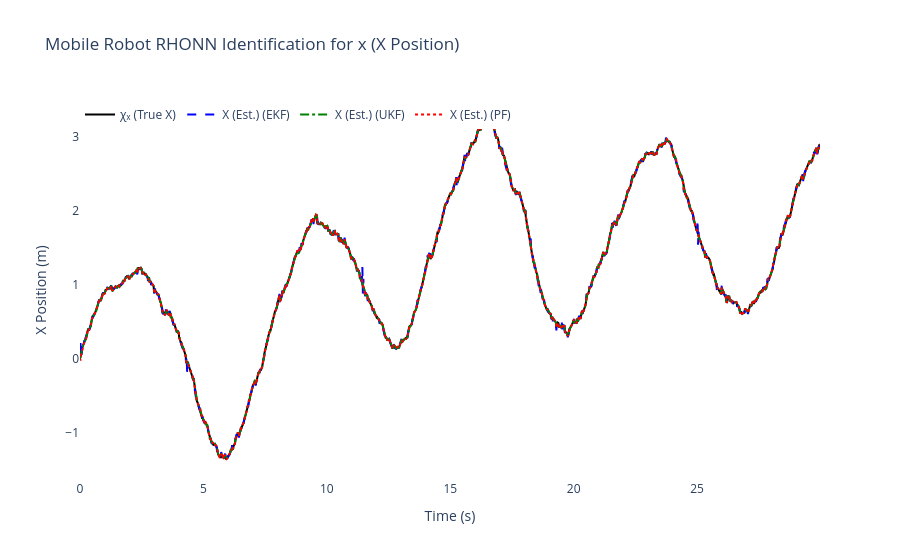
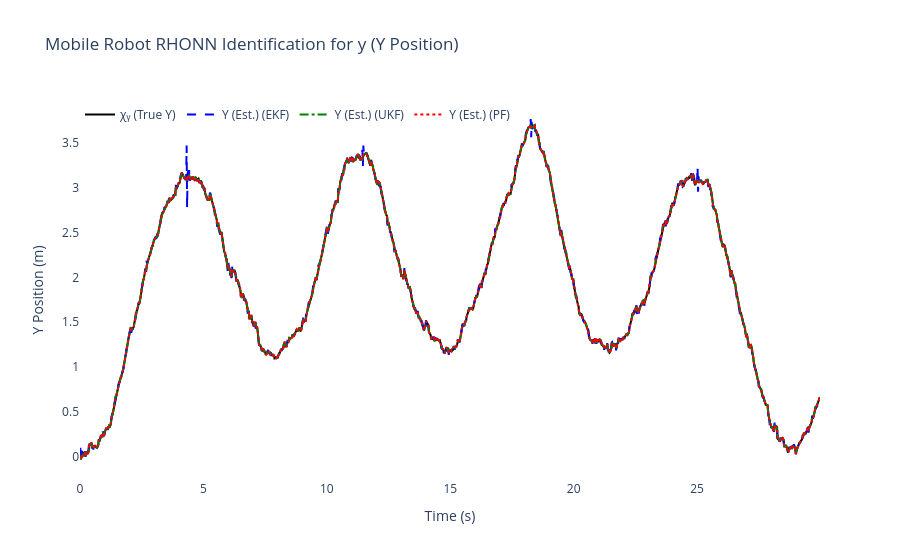
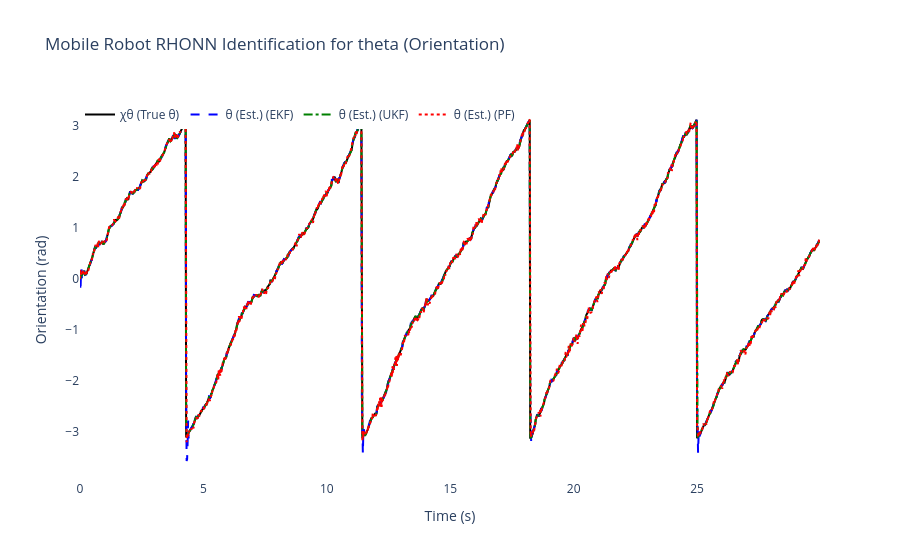
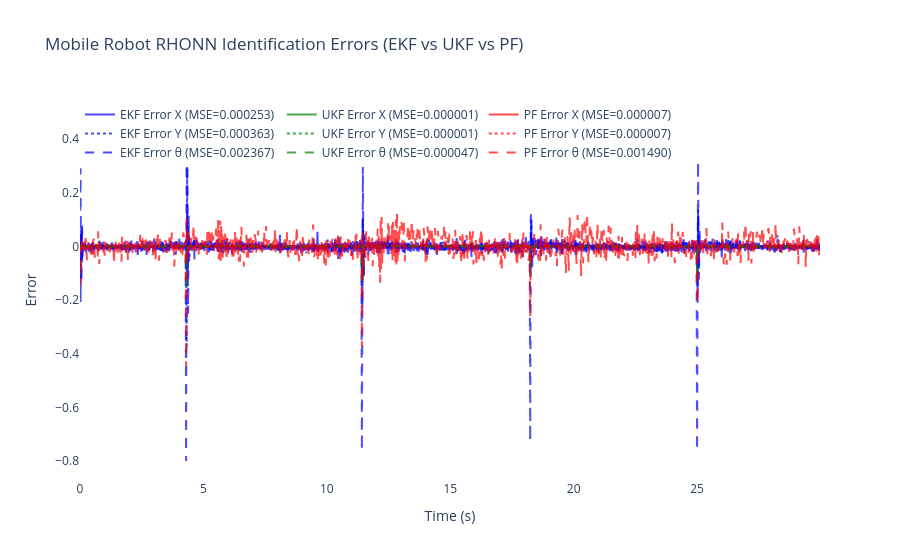

The notebook cell saved with these charts, in order:
### Code cell
# ============================================================
    # 6) Results & plots for Differential Drive Mobile Robot
# ============================================================
mse_x_ekf = np.mean((x_true[:, 0] - x_hat_ekf[:, 0])**2)     # x position
mse_y_ekf = np.mean((x_true[:, 1] - x_hat_ekf[:, 1])**2)     # y position  
mse_theta_ekf = np.mean((x_true[:, 2] - x_hat_ekf[:, 2])**2) # orientation

mse_x_ukf = np.mean((x_true[:, 0] - x_hat_ukf[:, 0])**2)     # x position
mse_y_ukf = np.mean((x_true[:, 1] - x_hat_ukf[:, 1])**2)     # y position
mse_theta_ukf = np.mean((x_true[:, 2] - x_hat_ukf[:, 2])**2) # orientation

mse_x_pf = np.mean((x_true[:, 0] - x_hat_pf[:, 0])**2)       # x position
mse_y_pf = np.mean((x_true[:, 1] - x_hat_pf[:, 1])**2)       # y position  
mse_theta_pf = np.mean((x_true[:, 2] - x_hat_pf[:, 2])**2)   # orientation

print(f"\nFinal EKF-RHONN Weights:")
for i in range(3):
    state_names = ['x', 'y', 'theta']
    print(f"  Neuron {i+1} ({state_names[i]}): {ekf_trainer.weights[i]}")

print(f"\nFinal UKF-RHONN Weights:")
for i in range(3):
    state_names = ['x', 'y', 'theta']
    print(f"  Neuron {i+1} ({state_names[i]}): {ukf_trainer.weights[i]}")

print(f"\nFinal PF-RHONN Weight Estimates:")
pf_estimates = pf_trainer.get_estimate()
for i in range(3):
    state_names = ['x', 'y', 'theta']
    print(f"  Neuron {i+1} ({state_names[i]}): {pf_estimates[i]}")

print("\n--- Performance Comparison (MSE) for Differential Drive Mobile Robot ---")
print(f"EKF MSE x position:     {mse_x_ekf:.6f}")
print(f"EKF MSE y position:     {mse_y_ekf:.6f}")
print(f"EKF MSE theta (orient): {mse_theta_ekf:.6f}")
print(f"UKF MSE x position:     {mse_x_ukf:.6f}")
print(f"UKF MSE y position:     {mse_y_ukf:.6f}")
print(f"UKF MSE theta (orient): {mse_theta_ukf:.6f}")
print(f"PF  MSE x position:     {mse_x_pf:.6f}")
print(f"PF  MSE y position:     {mse_y_pf:.6f}")
print(f"PF  MSE theta (orient): {mse_theta_pf:.6f}")

states_info = [
    {'idx': 0, 'var': 'x', 'desc': 'X Position', 'y_label': 'X Position (m)',
     'chi': 'χₓ (True X)', 'x': 'X (Est.)'},
    {'idx': 1, 'var': 'y', 'desc': 'Y Position', 'y_label': 'Y Position (m)',
     'chi': 'χᵧ (True Y)', 'x': 'Y (Est.)'},
    {'idx': 2, 'var': 'theta', 'desc': 'Orientation', 'y_label': 'Orientation (rad)',
     'chi': 'χθ (True θ)', 'x': 'θ (Est.)'}
]

for state_info in states_info:
    i = state_info['idx']
    trace_plant = go.Scatter(x=t_history, y=x_true[:, i], mode='lines',
                            name=state_info['chi'], line=dict(color='black', width=2))
    trace_ekf = go.Scatter(x=t_history, y=x_hat_ekf[:, i], mode='lines',
                        name=f"{state_info['x']} (EKF)", line=dict(dash='dash', color='blue'))
    trace_ukf = go.Scatter(x=t_history, y=x_hat_ukf[:, i], mode='lines',
                        name=f"{state_info['x']} (UKF)", line=dict(dash='dashdot', color='green'))
    trace_pf = go.Scatter(x=t_history, y=x_hat_pf[:, i], mode='lines',
                        name=f"{state_info['x']} (PF)", line=dict(dash='dot', color='red'))

    fig = go.Figure([trace_plant, trace_ekf, trace_ukf, trace_pf])
    fig.update_layout(
        title=f'Mobile Robot RHONN Identification for {state_info["var"]} ({state_info["desc"]})',
        xaxis_title='Time (s)',
        yaxis_title=state_info['y_label'],
        legend=dict(x=0, y=1, orientation='h'),
        font=dict(size=12),
        plot_bgcolor='white',
        paper_bgcolor='white'
    )
    fig.show()

# Errors for all three states
error_x_ekf = x_true[:, 0] - x_hat_ekf[:, 0]
error_y_ekf = x_true[:, 1] - x_hat_ekf[:, 1]
error_theta_ekf = x_true[:, 2] - x_hat_ekf[:, 2]

error_x_ukf = x_true[:, 0] - x_hat_ukf[:, 0]
error_y_ukf = x_true[:, 1] - x_hat_ukf[:, 1]
error_theta_ukf = x_true[:, 2] - x_hat_ukf[:, 2]

error_x_pf = x_true[:, 0] - x_hat_pf[:, 0]
error_y_pf = x_true[:, 1] - x_hat_pf[:, 1]
error_theta_pf = x_true[:, 2] - x_hat_pf[:, 2]

fig2 = go.Figure()
fig2.add_trace(go.Scatter(x=t_history, y=error_x_ekf, mode='lines',
                        name=f'EKF Error X (MSE={mse_x_ekf:.6f})', opacity=0.7, line=dict(color='blue')))
fig2.add_trace(go.Scatter(x=t_history, y=error_x_ukf, mode='lines',
                        name=f'UKF Error X (MSE={mse_x_ukf:.6f})', opacity=0.7, line=dict(color='green')))
fig2.add_trace(go.Scatter(x=t_history, y=error_x_pf, mode='lines',
                        name=f'PF Error X (MSE={mse_x_pf:.6f})', opacity=0.7, line=dict(color='red')))
fig2.add_trace(go.Scatter(x=t_history, y=error_y_ekf, mode='lines',
                        name=f'EKF Error Y (MSE={mse_y_ekf:.6f})', opacity=0.7, line=dict(color='blue', dash='dot')))
fig2.add_trace(go.Scatter(x=t_history, y=error_y_ukf, mode='lines',
                        name=f'UKF Error Y (MSE={mse_y_ukf:.6f})', opacity=0.7, line=dict(color='green', dash='dot')))
fig2.add_trace(go.Scatter(x=t_history, y=error_y_pf, mode='lines',
                        name=f'PF Error Y (MSE={mse_y_pf:.6f})', opacity=0.7, line=dict(color='red', dash='dot')))
fig2.add_trace(go.Scatter(x=t_history, y=error_theta_ekf, mode='lines',
                        name=f'EKF Error θ (MSE={mse_theta_ekf:.6f})', opacity=0.7, line=dict(color='blue', dash='dash')))
fig2.add_trace(go.Scatter(x=t_history, y=error_theta_ukf, mode='lines',
                        name=f'UKF Error θ (MSE={mse_theta_ukf:.6f})', opacity=0.7, line=dict(color='green', dash='dash')))
fig2.add_trace(go.Scatter(x=t_history, y=error_theta_pf, mode='lines',
                        name=f'PF Error θ (MSE={mse_theta_pf:.6f})', opacity=0.7, line=dict(color='red', dash='dash')))
fig2.update_layout(
    title='Mobile Robot RHONN Identification Errors (EKF vs UKF vs PF)',
    xaxis_title='Time (s)',
    yaxis_title='Error',
    legend=dict(x=0, y=1, orientation='h'),
    font=dict(size=12),
    plot_bgcolor='white',
    paper_bgcolor='white'
)
fig2.show()

# 2D Trajectory plot (X-Y plane for mobile robot)
fig_trajectory = go.Figure()
fig_trajectory.add_trace(go.Scatter(x=x_true[:, 0], y=x_true[:, 1], mode='lines',
                              name='True Robot Trajectory',
                              line=dict(color='black', width=3)))
fig_trajectory.add_trace(go.Scatter(x=x_hat_ekf[:, 0], y=x_hat_ekf[:, 1], mode='lines',
                              name='EKF Estimation',
                              line=dict(color='blue', width=2, dash='dash')))
fig_trajectory.add_trace(go.Scatter(x=x_hat_ukf[:, 0], y=x_hat_ukf[:, 1], mode='lines',
                              name='UKF Estimation',
                              line=dict(color='green', width=2, dash='dashdot')))
fig_trajectory.add_trace(go.Scatter(x=x_hat_pf[:, 0], y=x_hat_pf[:, 1], mode='lines',
                              name='PF Estimation',
                              line=dict(color='red', width=2, dash='dot')))
# Add start and end markers
fig_trajectory.add_trace(go.Scatter(x=[x_true[0, 0]], y=[x_true[0, 1]], mode='markers',
                              name='Start', marker=dict(color='green', size=10, symbol='star')))
fig_trajectory.add_trace(go.Scatter(x=[x_true[-1, 0]], y=[x_true[-1, 1]], mode='markers',
                              name='End', marker=dict(color='red', size=10, symbol='square')))
fig_trajectory.update_layout(
    title='Mobile Robot Trajectory - 2D Path Comparison (EKF vs UKF vs PF)',
    xaxis_title='X Position (m)',
    yaxis_title='Y Position (m)',
    font=dict(size=12),
    plot_bgcolor='white',
    paper_bgcolor='white',
    showlegend=True
)
fig_trajectory.show()

# Determine which filter has the lowest total MSE (sum of x, y, theta)
mse_total_ekf = mse_x_ekf + mse_y_ekf + mse_theta_ekf
mse_total_ukf = mse_x_ukf + mse_y_ukf + mse_theta_ukf
mse_total_pf = mse_x_pf + mse_y_pf + mse_theta_pf

mse_totals = {'EKF': mse_total_ekf, 'UKF': mse_total_ukf, 'PF': mse_total_pf}
best_filter = min(mse_totals, key=mse_totals.get)

print(f"\nBest overall performance: {best_filter} (lowest total MSE: {mse_totals[best_filter]:.6f})")

### Figure 1 — Plotly figure (JSON) as saved in the notebook; plotly's stock layout.template omitted (floating-point values rounded to 4 significant figures; data arrays with more than 128 entries replaced by an {"elided": "..."} marker saying what was removed)
{"data": [{"line": {"color": "black", "width": 2}, "mode": "lines", "name": "χₓ (True X)", "type": "scatter", "x": {"elided": "1500 float values"}, "y": {"elided": "1500 float values"}}, {"line": {"color": "blue", "dash": "dash"}, "mode": "lines", "name": "X (Est.) (EKF)", "type": "scatter", "x": {"elided": "1500 float values"}, "y": {"elided": "1500 float values"}}, {"line": {"color": "green", "dash": "dashdot"}, "mode": "lines", "name": "X (Est.) (UKF)", "type": "scatter", "x": {"elided": "1500 float values"}, "y": {"elided": "1500 float values"}}, {"line": {"color": "red", "dash": "dot"}, "mode": "lines", "name": "X (Est.) (PF)", "type": "scatter", "x": {"elided": "1500 float values"}, "y": {"elided": "1500 float values"}}], "layout": {"font": {"size": 12}, "legend": {"orientation": "h", "x": 0, "y": 1}, "paper_bgcolor": "white", "plot_bgcolor": "white", "title": {"text": "Mobile Robot RHONN Identification for x (X Position)"}, "xaxis": {"title": {"text": "Time (s)"}}, "yaxis": {"title": {"text": "X Position (m)"}}}}

### Figure 2 — Plotly figure (JSON) as saved in the notebook; plotly's stock layout.template omitted (floating-point values rounded to 4 significant figures; data arrays with more than 128 entries replaced by an {"elided": "..."} marker saying what was removed)
{"data": [{"line": {"color": "black", "width": 2}, "mode": "lines", "name": "χᵧ (True Y)", "type": "scatter", "x": {"elided": "1500 float values"}, "y": {"elided": "1500 float values"}}, {"line": {"color": "blue", "dash": "dash"}, "mode": "lines", "name": "Y (Est.) (EKF)", "type": "scatter", "x": {"elided": "1500 float values"}, "y": {"elided": "1500 float values"}}, {"line": {"color": "green", "dash": "dashdot"}, "mode": "lines", "name": "Y (Est.) (UKF)", "type": "scatter", "x": {"elided": "1500 float values"}, "y": {"elided": "1500 float values"}}, {"line": {"color": "red", "dash": "dot"}, "mode": "lines", "name": "Y (Est.) (PF)", "type": "scatter", "x": {"elided": "1500 float values"}, "y": {"elided": "1500 float values"}}], "layout": {"font": {"size": 12}, "legend": {"orientation": "h", "x": 0, "y": 1}, "paper_bgcolor": "white", "plot_bgcolor": "white", "title": {"text": "Mobile Robot RHONN Identification for y (Y Position)"}, "xaxis": {"title": {"text": "Time (s)"}}, "yaxis": {"title": {"text": "Y Position (m)"}}}}

### Figure 3 — Plotly figure (JSON) as saved in the notebook; plotly's stock layout.template omitted (floating-point values rounded to 4 significant figures; data arrays with more than 128 entries replaced by an {"elided": "..."} marker saying what was removed)
{"data": [{"line": {"color": "black", "width": 2}, "mode": "lines", "name": "χθ (True θ)", "type": "scatter", "x": {"elided": "1500 float values"}, "y": {"elided": "1500 float values"}}, {"line": {"color": "blue", "dash": "dash"}, "mode": "lines", "name": "θ (Est.) (EKF)", "type": "scatter", "x": {"elided": "1500 float values"}, "y": {"elided": "1500 float values"}}, {"line": {"color": "green", "dash": "dashdot"}, "mode": "lines", "name": "θ (Est.) (UKF)", "type": "scatter", "x": {"elided": "1500 float values"}, "y": {"elided": "1500 float values"}}, {"line": {"color": "red", "dash": "dot"}, "mode": "lines", "name": "θ (Est.) (PF)", "type": "scatter", "x": {"elided": "1500 float values"}, "y": {"elided": "1500 float values"}}], "layout": {"font": {"size": 12}, "legend": {"orientation": "h", "x": 0, "y": 1}, "paper_bgcolor": "white", "plot_bgcolor": "white", "title": {"text": "Mobile Robot RHONN Identification for theta (Orientation)"}, "xaxis": {"title": {"text": "Time (s)"}}, "yaxis": {"title": {"text": "Orientation (rad)"}}}}

### Figure 4 — Plotly figure (JSON) as saved in the notebook; plotly's stock layout.template omitted (floating-point values rounded to 4 significant figures; data arrays with more than 128 entries replaced by an {"elided": "..."} marker saying what was removed)
{"data": [{"line": {"color": "blue"}, "mode": "lines", "name": "EKF Error X (MSE=0.000253)", "opacity": 0.7, "type": "scatter", "x": {"elided": "1500 float values"}, "y": {"elided": "1500 float values"}}, {"line": {"color": "green"}, "mode": "lines", "name": "UKF Error X (MSE=0.000001)", "opacity": 0.7, "type": "scatter", "x": {"elided": "1500 float values"}, "y": {"elided": "1500 float values"}}, {"line": {"color": "red"}, "mode": "lines", "name": "PF Error X (MSE=0.000007)", "opacity": 0.7, "type": "scatter", "x": {"elided": "1500 float values"}, "y": {"elided": "1500 float values"}}, {"line": {"color": "blue", "dash": "dot"}, "mode": "lines", "name": "EKF Error Y (MSE=0.000363)", "opacity": 0.7, "type": "scatter", "x": {"elided": "1500 float values"}, "y": {"elided": "1500 float values"}}, {"line": {"color": "green", "dash": "dot"}, "mode": "lines", "name": "UKF Error Y (MSE=0.000001)", "opacity": 0.7, "type": "scatter", "x": {"elided": "1500 float values"}, "y": {"elided": "1500 float values"}}, {"line": {"color": "red", "dash": "dot"}, "mode": "lines", "name": "PF Error Y (MSE=0.000007)", "opacity": 0.7, "type": "scatter", "x": {"elided": "1500 float values"}, "y": {"elided": "1500 float values"}}, {"line": {"color": "blue", "dash": "dash"}, "mode": "lines", "name": "EKF Error θ (MSE=0.002367)", "opacity": 0.7, "type": "scatter", "x": {"elided": "1500 float values"}, "y": {"elided": "1500 float values"}}, {"line": {"color": "green", "dash": "dash"}, "mode": "lines", "name": "UKF Error θ (MSE=0.000047)", "opacity": 0.7, "type": "scatter", "x": {"elided": "1500 float values"}, "y": {"elided": "1500 float values"}}, {"line": {"color": "red", "dash": "dash"}, "mode": "lines", "name": "PF Error θ (MSE=0.001490)", "opacity": 0.7, "type": "scatter", "x": {"elided": "1500 float values"}, "y": {"elided": "1500 float values"}}], "layout": {"font": {"size": 12}, "legend": {"orientation": "h", "x": 0, "y": 1}, "paper_bgcolor": "white", "plot_bgcolor": "white", "title": {"text": "Mobile Robot RHONN Identification Errors (EKF vs UKF vs PF)"}, "xaxis": {"title": {"text": "Time (s)"}}, "yaxis": {"title": {"text": "Error"}}}}
